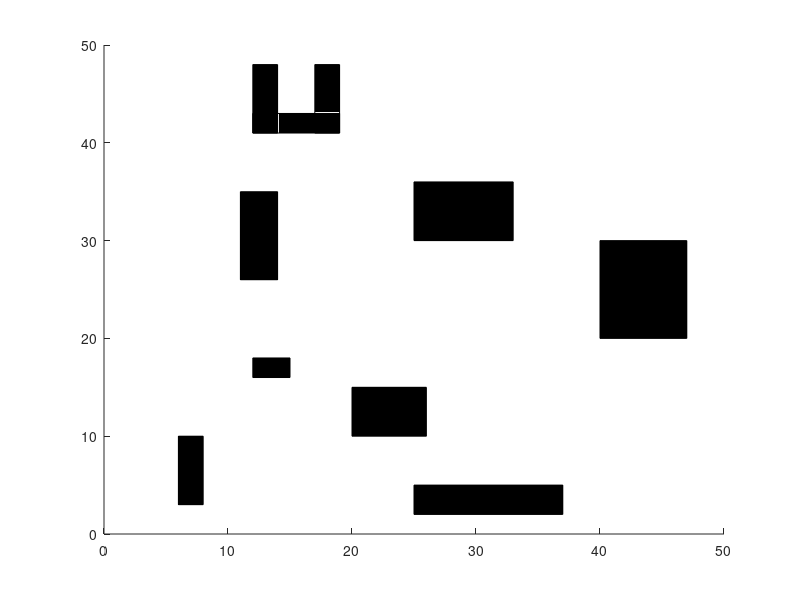

Recreate this plot in MATLAB. (Note: this script raises an error after producing the figure.)
%%Scenario with a U-shaped obstacle around the goal
close all hidden;
%start=4,5
%goal=16,45

%create obstacle matrix for rectangles where columns are: index, x, y, w, h
%this is a matrix with columns: x, y, w, h
ObstacleMatrix= [1,12,41,2,7; 
             2,12,41,7,2;
             3,6,3,2,7;
             4,20,10,6,5;
             5,11,26,3,9;
             6,25,30,8,6;
             7,40,20,7,10;
             8,12,16,3,2;
             9,25,2,12,3;
             10,17,41,2,7];

%map of obstacles with [x1,y1,x2,y2]
ObstacleMap = [ObstacleMatrix(:,2:3), ObstacleMatrix(:,2:3) + ObstacleMatrix(:,4:5)];

%global edges; %edges of the obstacles will be put into a matrix, 4 lines per rectangle means 4 rows per object
% edges: a matrix representing all the lines of the obstacles. (size N x 4 in the form N x [x1, y1, x2, y2])
    % first creating a matrix with all the edges of the obstacles in the form
    % (x1,y1,x2,y2) to use in the function
    % preallocate matrix to store edges (multiplied by 4 because each rectangle has 4 edges)
    edges = zeros(size(ObstacleMatrix,1)*4,4);
    for i = 1:size(ObstacleMatrix,1)
        x1 = ObstacleMatrix(i,2); % x coordinate of bottom left corner
        y1 = ObstacleMatrix(i,3); % y coordinate of bottom left corner
        w = ObstacleMatrix(i,4); % width of rectangle
        h = ObstacleMatrix(i,5); % height of rectangle
        % Extract edges and store in edges matrix
        edges((i-1)*4+1,:) = [x1,y1,x1+w,y1]; % bottom edge
        edges((i-1)*4+2,:) = [x1,y1,x1,y1+h]; % left edge
        edges((i-1)*4+3,:) = [x1+w,y1,x1+w,y1+h]; % right edge
        edges((i-1)*4+4,:) = [x1,y1+h,x1+w,y1+h]; % top edge
    end


figure;
hold on;

for i = 1:size(ObstacleMatrix, 1)
    rectangle('Position', ObstacleMatrix(i, 2:5), 'FaceColor', 'k');
end
xlim([0,50])
ylim([0,50])


writematrix(ObstacleMap, 'ObstacleMap.csv');
writematrix(ObstacleMatrix, 'RectangleMatrix.csv');
writematrix(edges, 'edges.csv')